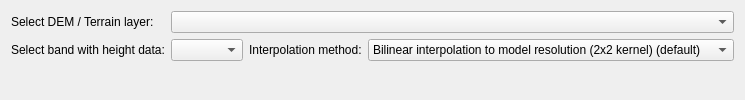
                <widget class="QWidget" name="tab_5">
                 <attribute name="title">
                  <string>DEM / Terrain</string>
                 </attribute>
                 <layout class="QGridLayout" name="gridLayout_15">
                  <item row="0" column="2" colspan="4">
                   <widget class="QgsMapLayerComboBox" name="cb_demLayer">
                    <property name="currentIndex">
                     <number>-1</number>
                    </property>
                    <property name="allowEmptyLayer">
                     <bool>true</bool>
                    </property>
                   </widget>
                  </item>
                  <item row="0" column="0">
                   <widget class="QLabel" name="label_14">
                    <property name="sizePolicy">
                     <sizepolicy hsizetype="Minimum" vsizetype="Preferred">
                      <horstretch>0</horstretch>
                      <verstretch>0</verstretch>
                     </sizepolicy>
                    </property>
                    <property name="text">
                     <string>Select DEM / Terrain layer:</string>
                    </property>
                   </widget>
                  </item>
                  <item row="2" column="0">
                   <widget class="QLabel" name="label_167">
                    <property name="text">
                     <string/>
                    </property>
                   </widget>
                  </item>
                  <item row="1" column="0">
                   <widget class="QLabel" name="label_21">
                    <property name="sizePolicy">
                     <sizepolicy hsizetype="Minimum" vsizetype="Preferred">
                      <horstretch>0</horstretch>
                      <verstretch>0</verstretch>
                     </sizepolicy>
                    </property>
                    <property name="text">
                     <string>Select band with height data:</string>
                    </property>
                   </widget>
                  </item>
                  <item row="1" column="2">
                   <widget class="QgsRasterBandComboBox" name="cb_demBand">
                    <property name="sizePolicy">
                     <sizepolicy hsizetype="Minimum" vsizetype="Fixed">
                      <horstretch>0</horstretch>
                      <verstretch>0</verstretch>
                     </sizepolicy>
                    </property>
                   </widget>
                  </item>
                  <item row="1" column="3">
                   <widget class="QLabel" name="label_158">
                    <property name="sizePolicy">
                     <sizepolicy hsizetype="Maximum" vsizetype="Preferred">
                      <horstretch>0</horstretch>
                      <verstretch>0</verstretch>
                     </sizepolicy>
                    </property>
                    <property name="text">
                     <string>Interpolation method:</string>
                    </property>
                   </widget>
                  </item>
                  <item row="1" column="4" colspan="2">
                   <widget class="QComboBox" name="cb_demInterpol">
                    <property name="sizePolicy">
                     <sizepolicy hsizetype="Expanding" vsizetype="Fixed">
                      <horstretch>0</horstretch>
                      <verstretch>0</verstretch>
                     </sizepolicy>
                    </property>
                    <property name="currentIndex">
                     <number>1</number>
                    </property>
                    <item>
                     <property name="text">
                      <string>Nearest Neighbour (no interpolation)</string>
                     </property>
                    </item>
                    <item>
                     <property name="text">
                      <string>Bilinear interpolation to model resolution (2x2 kernel) (default)</string>
                     </property>
                    </item>
                    <item>
                     <property name="text">
                      <string>Cubic interpolation to model resolution (4x4 kernel)</string>
                     </property>
                    </item>
                   </widget>
                  </item>
                  <item row="2" column="2" colspan="4">
                   <spacer name="horizontalSpacer_2">
                    <property name="orientation">
                     <enum>Qt::Horizontal</enum>
                    </property>
                    <property name="sizeHint" stdset="0">
                     <size>
                      <width>40</width>
                      <height>20</height>
                     </size>
                    </property>
                   </spacer>
                  </item>
                 </layout>
                </widget>
